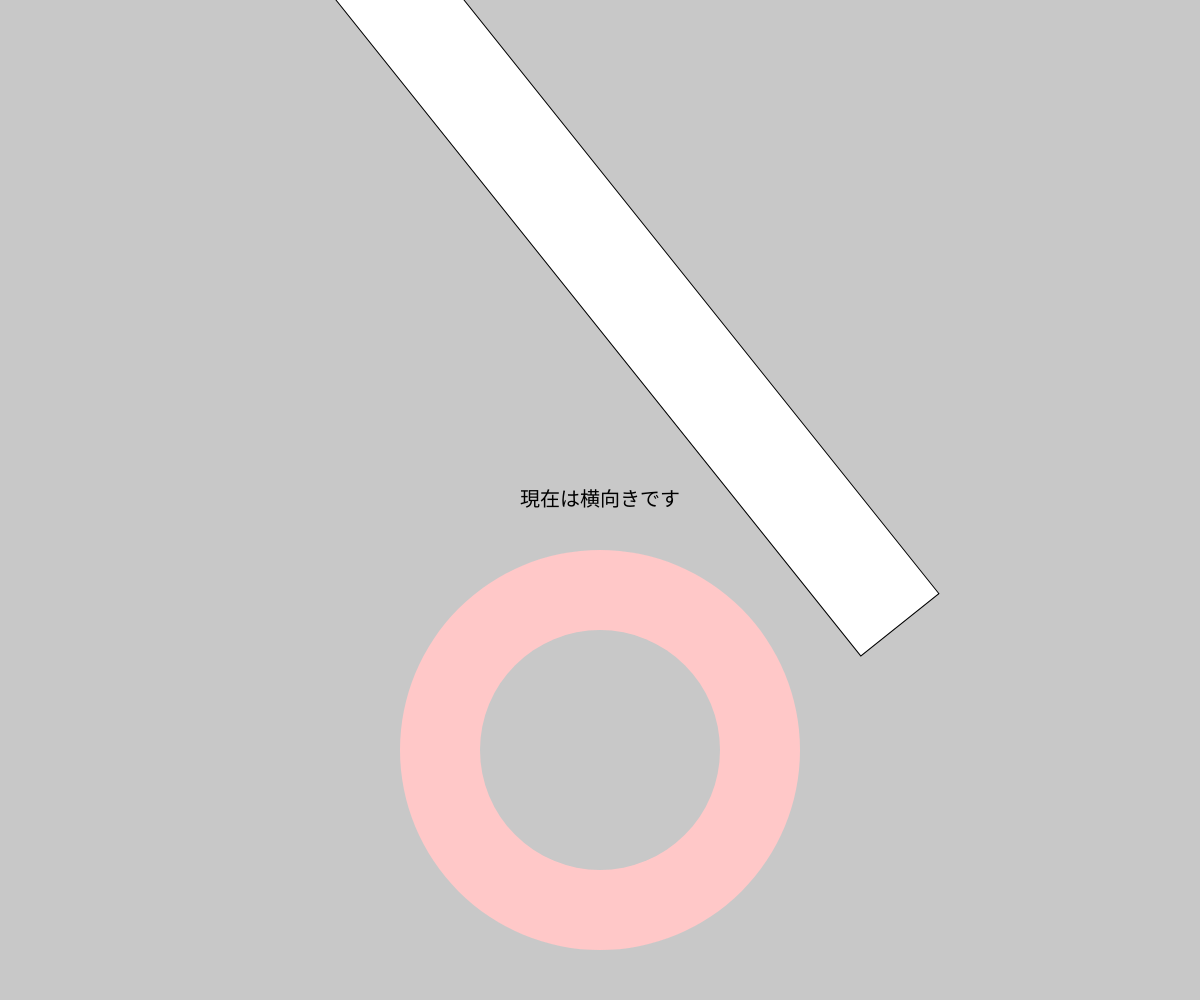
Frame 1 (no input)
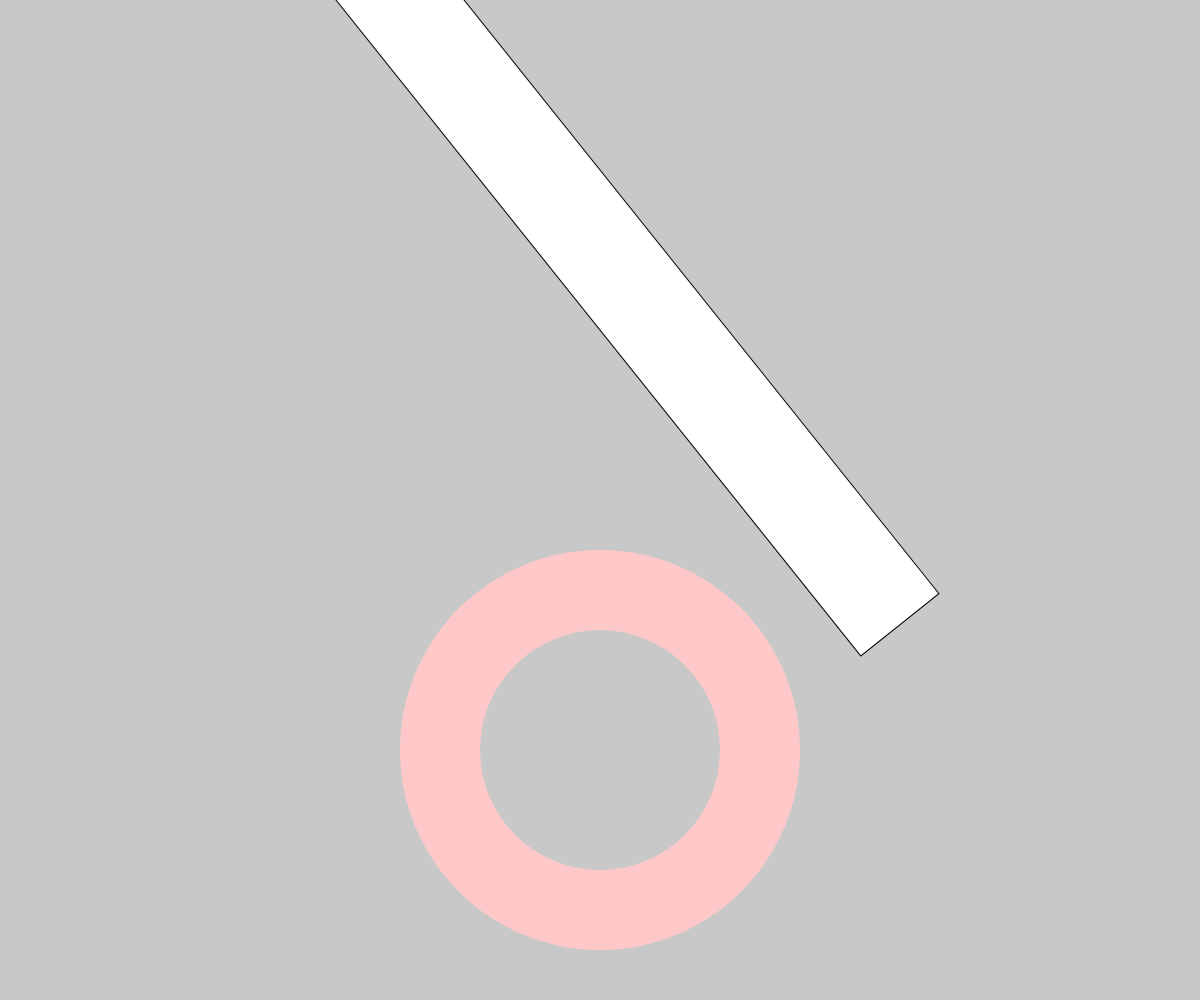
Frame 60 (no input)
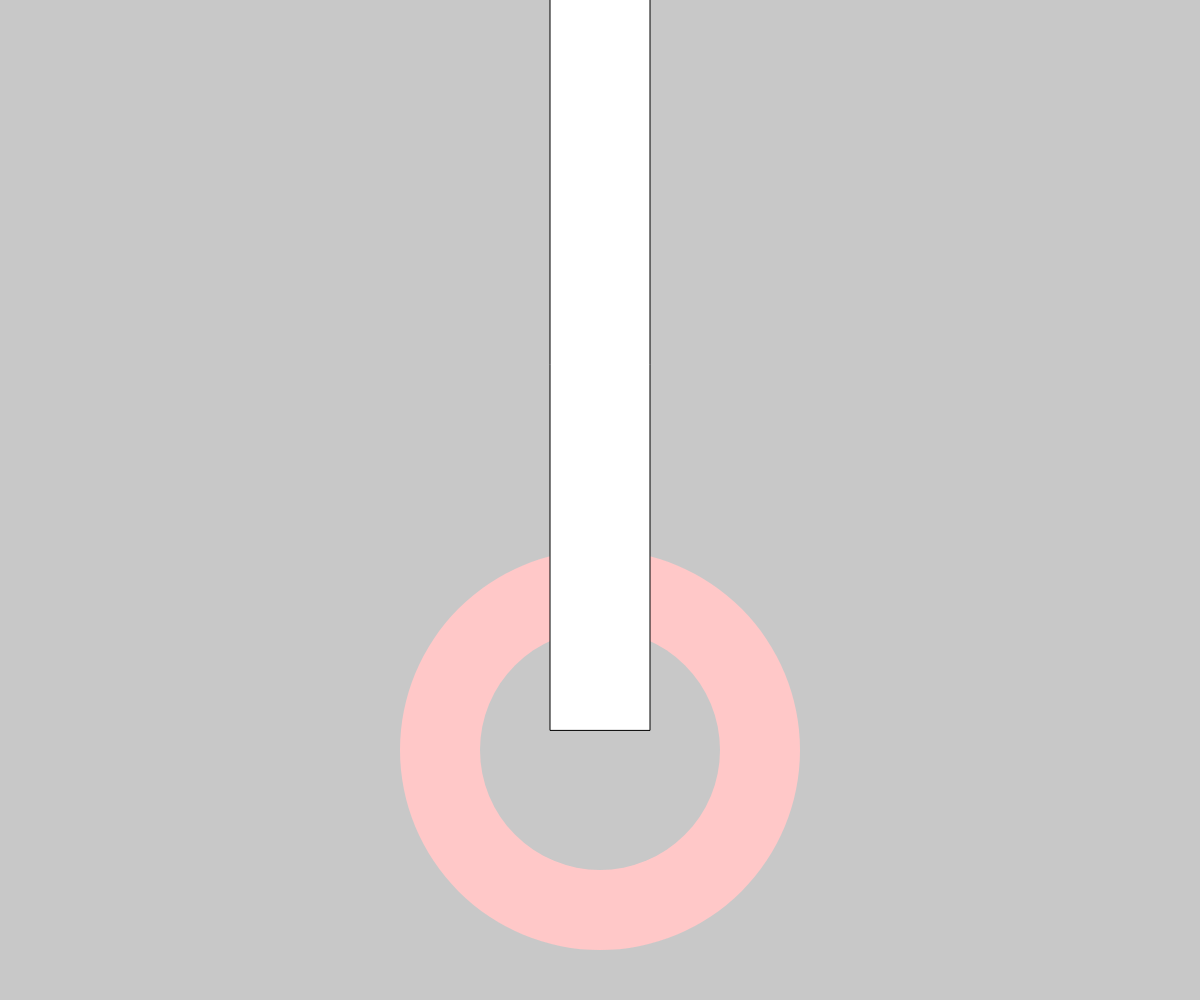
Frame 120 (the mouse pressed at the canvas centre since frame 60)

The p5.js sketch that drew these frames (run headless with seeded random() and noise() and a simulated clock; from frame 60 on, the mouse is pressed at the canvas centre):

// p5.js sketch
// ── sketch.js
let uX, uY; // タッチしているポイントの座標
let cX, cY; // 回転のセンター座標

function setup() {

  //スクロールを固定
  
    window.addEventListener("touchstart", function (event) { event.preventDefault(); }, { passive: false });
  window.addEventListener("touchmove", function (event) { event.preventDefault(); }, { passive: false });

    createCanvas(windowWidth, windowHeight);
  ww = windowWidth;
  wh = windowHeight;

  describe('キャンバスの中央にある長方形が、マウスの動きに合わせて回転します。');
}

function draw() {
  background(200);

  if (deviceOrientation === 'portrait') {
    // 縦向きの場合の処理
    textSize(20);
    textAlign(CENTER, CENTER);
    text('現在は縦向きです', width / 2, height / 2);
  } else if (deviceOrientation === 'landscape') {
    // 横向きの場合の処理
    textSize(20);
    textAlign(CENTER, CENTER);
    text('現在は横向きです', width / 2, height / 2);
  }

  // タッチがある場合はタッチ座標を使用し、ない場合はマウス座標を使用

     if (touches.length > 0) {
        uX = touches[0].x;
        uY = touches[0].y;
      } else {
        uX = mouseX;
        uY = mouseY;
      }

  cX = ww/2;
  cY = wh/4*3;
  
  push();
  translate(cX, cY);
  noStroke();
  fill(255,200,200);
  ellipse(0,0,ww/3,ww/3);
  
  noStroke();
  fill(200);
  ellipse(0,0,ww/5,ww/5);
  pop();
  
  // 原点に対するマウスの座標を取得します
  let x = uX - cX;
  let y = uY - cY;

  // マウスと原点の間の角度を計算します
  let a = atan2(y, x);

  push();
  // 原点を中心に移動します
  translate(ww/2, wh/4*1);

  // 回転させます
  rotate(a);

  // 図形を描画します
  fill(255);
  rect(-ww*0.4, -wh*0.05, ww*0.8, wh*0.1);
  pop();
  
}

// On mouse click
function mousePressed() 
{
//    snd[0].play();
        uX = mouseX;
        uY = mouseY;

}

function touchMoved() 
{
  uX = touches[0].x;
  uY = touches[0].y;
}
